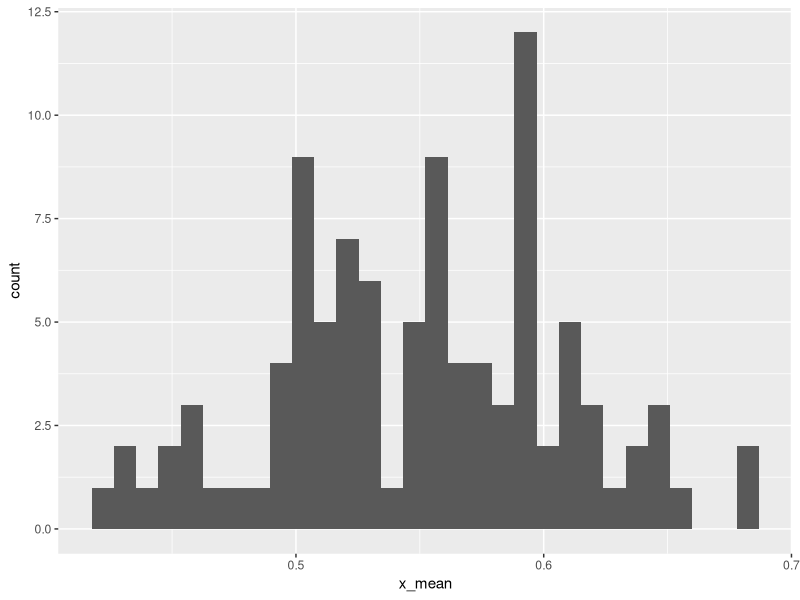
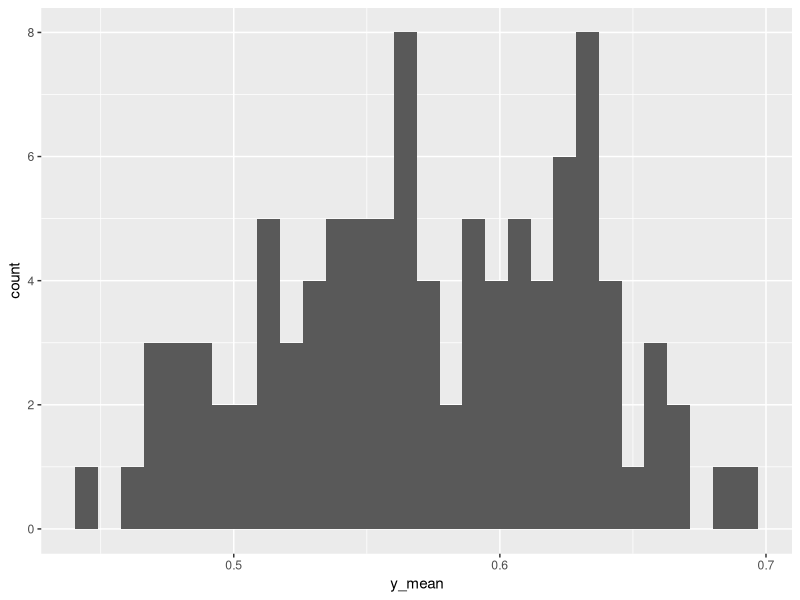
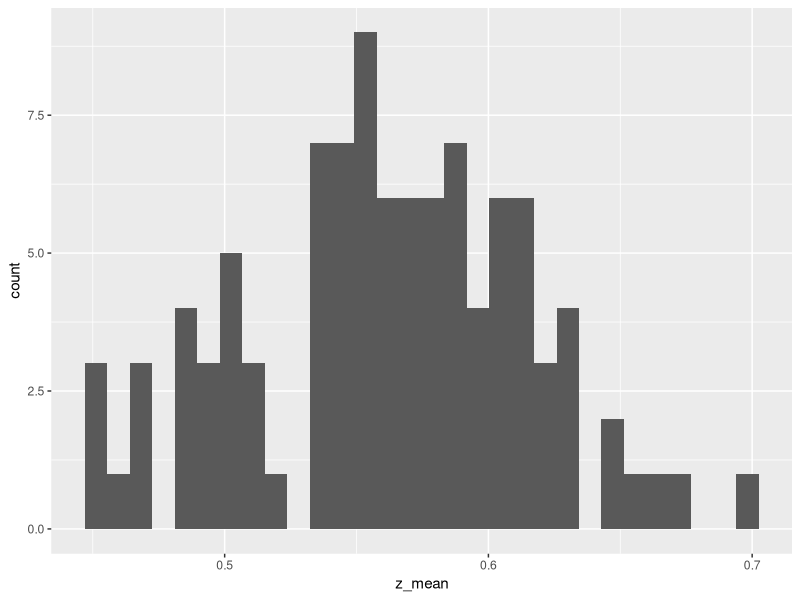

Here is the R script that generated these plots, in order:
## ---- chunk 1
knitr::opts_chunk$set(echo = TRUE)
knitr::opts_chunk$set(warning = FALSE)
knitr::opts_chunk$set(message = FALSE)
## ---- chunk 2
library(dplyr)
library(ggplot2)
library(tidyverse)
## ---- chunk 3
z<-c(0,1,6,0,3,8,0,3,6,4,3,6,9,4,0,7,0,0)
c<-0

for (i in 1:length(z)) {
  if(z[i]==0){
    c<-c+1
  }
}
print(c)
## ---- chunk 4
zeroes <- z[z==0] # contrast with logical expression in previous if statement!
length(zeroes)
## ---- chunk 5
##################################################
# FUNCTION: make_matrix
# packages: none
# purpose: make a matrix nrow=i, ncol=j where the values are i*j
# input: i, j
# output: m
# ------------------------------------------------
make_matrix <- function(i,j) {
  m <- matrix(data=runif(i*j), nrow=i, ncol=j)
  for (i in 1:nrow(m)) {
    for (j in 1:ncol(m)) {
      m[i,j] <- i*j
    } # end of column j loop
  } # end or row i loop
  return(m)
}
make_matrix(4,5)
##################################################
## ---- chunk 6
x<-runif(20)
y<-runif(20)
z<-runif(20)
mean(x)
mean(y)
mean(z)
d<-data.frame(x,y,z)
## ---- chunk 7
##################################################
# FUNCTION: shuffle_data
# packages: dplyr
# purpose: reshuffle data
# input: data frame
# output: data frame with means of reshuffled data frame
# ------------------------------------------------
shuffle_data <- function(d) {
  d<-pivot_longer(d, cols= c(x,y,z), names_to="Group", values_to="Response")
  d[,2]<-sample(d$Response) # reshuffle data
  # mean<-d%>%
  #   group_by(Group)%>%
  #   summarize(Mean=mean(Response))
  d<-group_by(d, Group)
  mean<-summarize(d,Mean=mean(Response))
  return(mean)
}
##################################################
shuffle_data(d)
## ---- chunk 8
# create empty data frame to put in replicate ID and each group's new means
d_new <- data.frame(ID=1:100,
                      x_mean=NA,
                      y_mean=NA,
                      z_mean=NA)

# for loop - repeat function 100x
# record means from each repetition
for (i in 1:100) {
  new_means <- shuffle_data(d)
  d_new[i,2] <- new_means[1,2]
  d_new[i,3] <- new_means[2,2]
  d_new[i,4] <- new_means[3,2]
}
print(d_new)
## ---- chunk 9
# histogram of each d_new column
ggplot(d_new, aes(x=x_mean)) + geom_histogram()
ggplot(d_new, aes(x=y_mean)) + geom_histogram()
ggplot(d_new, aes(x=z_mean)) + geom_histogram()
